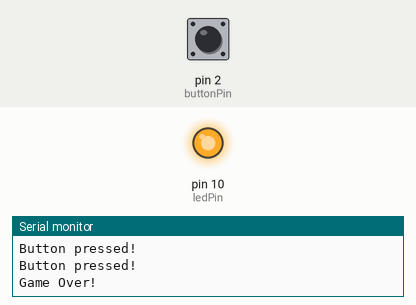
Bench run of a sketch on a simulated Arduino Uno, built with avr-gcc and run on an emulated ATmega328P. On the bench: output pins drawn as LEDs (lit = HIGH), the last lines printed to the serial monitor. The inputs (shaded band) are chosen by the test bench; at power-on: pin 2 (buttonPin) HIGH.

Above: at 1.2 s.
1.3 s: pin 2 (buttonPin) pulled LOW for 3.2 s
At 2.6 s:
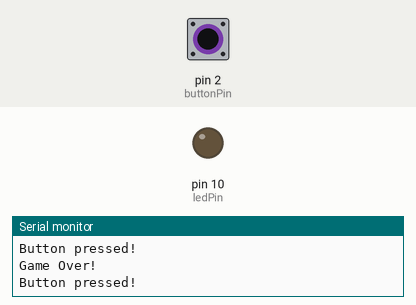
Timing chart, 0 to 12.0 s (numbered marks = the images above; inputs shaded):
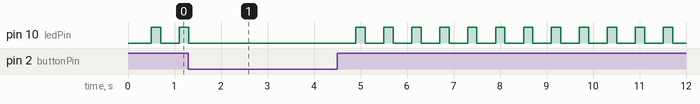

Measured:
- by itself, pin 10 (ledPin): repeats every 0.60 s: HIGH 0.20 s, LOW 0.40 s

The sketch:

zelftest_24sept.ino
```cpp
const int ledPin = 10;
const int buttonPin = 2;

int buttonState = 0;
int count = 0;

void setup() {
    Serial.begin(9600);
    pinMode (ledPin, OUTPUT);
    pinMode (buttonPin, INPUT_PULLUP);
}

void loop() {
    // De button state wordt uitgelezen
    buttonState = digitalRead(buttonPin);

    // Als de button wordt ingedrukt verschijnt de tekst op de SM en verhoogt count met 1
    if (buttonState == HIGH) {
        Serial.println("Button pressed!");
        delay(100);
        count++;
        digitalWrite (ledPin, LOW);
    }

    // Wanneer de button 5x is ingedrukt verschijnt de tekst Game Over op de SM en gaat de LED even aan
    if (count == 5) {
        digitalWrite (ledPin, HIGH);
        Serial.println("Game Over!");
        count = 0;
        delay(100);
    }
}
```
